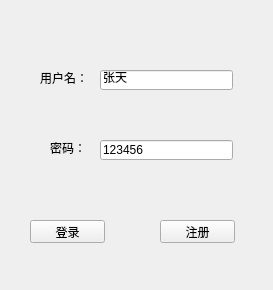
<?xml version="1.0" encoding="UTF-8"?>
<ui version="4.0">
 <class>Login</class>
 <widget class="QWidget" name="Login">
  <property name="geometry">
   <rect>
    <x>0</x>
    <y>0</y>
    <width>273</width>
    <height>290</height>
   </rect>
  </property>
  <property name="styleSheet">
   <string notr="true"/>
  </property>
  <widget class="QLabel" name="label">
   <property name="geometry">
    <rect>
     <x>40</x>
     <y>70</y>
     <width>48</width>
     <height>16</height>
    </rect>
   </property>
   <property name="styleSheet">
    <string notr="true"/>
   </property>
   <property name="text">
    <string>用户名：</string>
   </property>
  </widget>
  <widget class="QLineEdit" name="lineEdit">
   <property name="geometry">
    <rect>
     <x>100</x>
     <y>70</y>
     <width>133</width>
     <height>20</height>
    </rect>
   </property>
   <property name="text">
    <string>张天</string>
   </property>
  </widget>
  <widget class="QLineEdit" name="lineEdit_2">
   <property name="geometry">
    <rect>
     <x>100</x>
     <y>140</y>
     <width>133</width>
     <height>20</height>
    </rect>
   </property>
   <property name="text">
    <string>123456</string>
   </property>
  </widget>
  <widget class="QLabel" name="label_2">
   <property name="geometry">
    <rect>
     <x>50</x>
     <y>140</y>
     <width>36</width>
     <height>16</height>
    </rect>
   </property>
   <property name="styleSheet">
    <string notr="true">
</string>
   </property>
   <property name="text">
    <string>密码：</string>
   </property>
  </widget>
  <widget class="QPushButton" name="pushButton">
   <property name="geometry">
    <rect>
     <x>30</x>
     <y>220</y>
     <width>75</width>
     <height>23</height>
    </rect>
   </property>
   <property name="styleSheet">
    <string notr="true">
</string>
   </property>
   <property name="text">
    <string>登录</string>
   </property>
  </widget>
  <widget class="QPushButton" name="pushButton_2">
   <property name="geometry">
    <rect>
     <x>160</x>
     <y>220</y>
     <width>75</width>
     <height>23</height>
    </rect>
   </property>
   <property name="styleSheet">
    <string notr="true"/>
   </property>
   <property name="text">
    <string>注册</string>
   </property>
  </widget>
  <widget class="QWidget" name="widget" native="true">
   <property name="geometry">
    <rect>
     <x>-11</x>
     <y>-1</y>
     <width>301</width>
     <height>301</height>
    </rect>
   </property>
   <property name="styleSheet">
    <string notr="true">border-image: url(:/loginback.jpg);</string>
   </property>
  </widget>
  <zorder>widget</zorder>
  <zorder>label</zorder>
  <zorder>lineEdit</zorder>
  <zorder>lineEdit_2</zorder>
  <zorder>label_2</zorder>
  <zorder>pushButton</zorder>
  <zorder>pushButton_2</zorder>
 </widget>
 <resources/>
 <connections/>
</ui>
